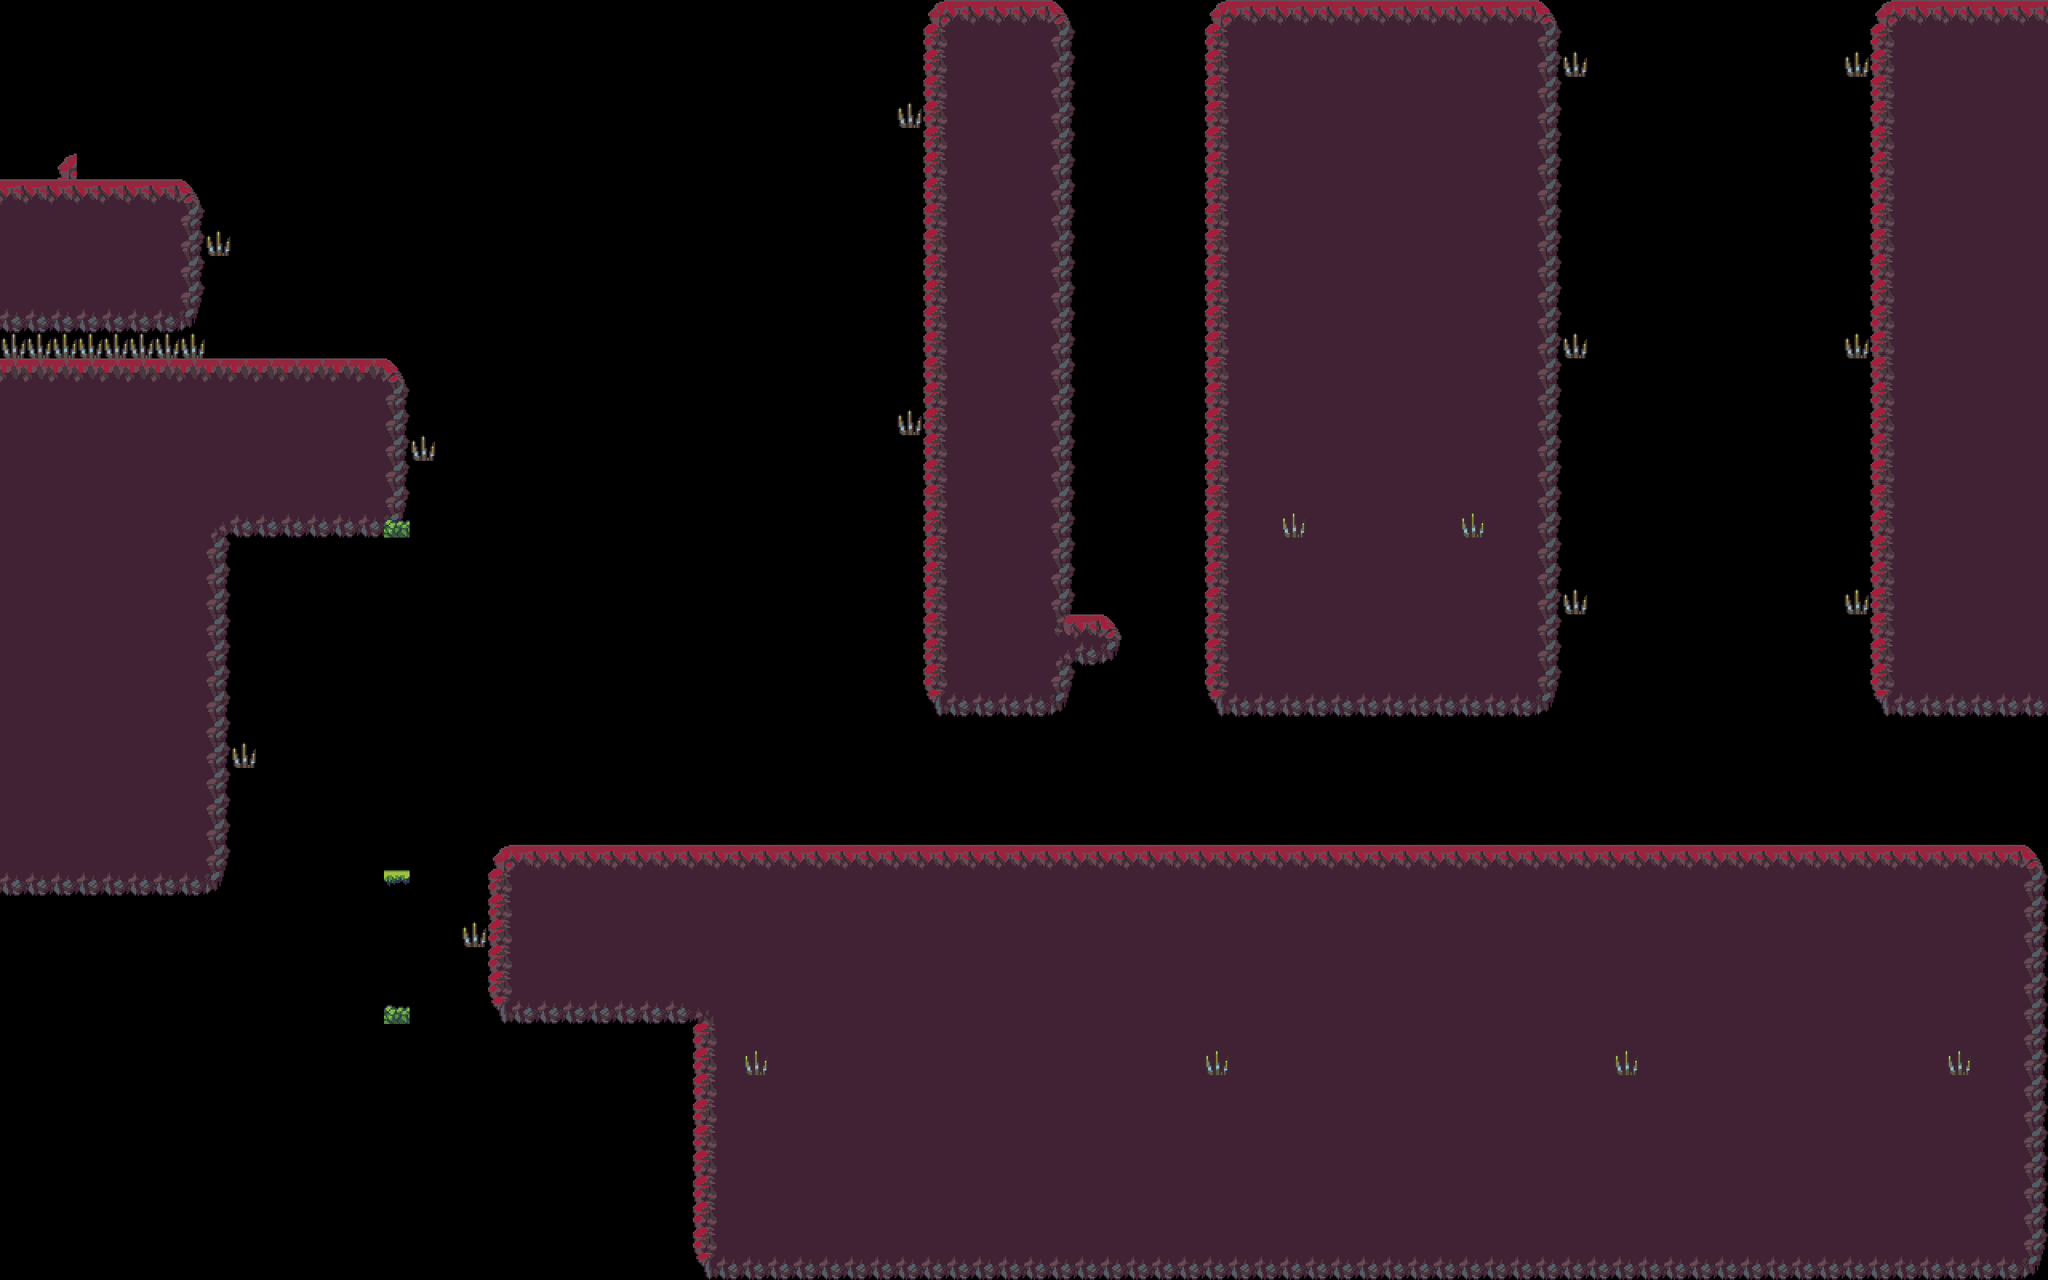

The image is a tile-based game level rendered from a .tmx file. Its description and source (layers, tilesets, objects; grid data summarised) follow:
An orthogonal 80x50 tile map with 32x32 px tiles, 6 tile layers (terrain, player, lights, movingPlats, ...).

<map version="1.9" tiledversion="1.9.2" orientation="orthogonal" renderorder="right-down" width="80" height="50" tilewidth="32" tileheight="32" infinite="0" nextlayerid="7" nextobjectid="1">
 <editorsettings>
  <export target="../2/level_0.csv" format="csv" />
 </editorsettings>
 <tileset firstgid="1" source="Tileset.tsx" />
 <layer id="1" name="terrain" width="80" height="50">
  <data>[4000 cells, 2011 non-empty, 14 distinct tile ids]</data>
 </layer>
 <layer id="2" name="player" width="80" height="50">
  <data>[4000 cells, 1 non-empty, 1 distinct tile ids]</data>
 </layer>
 <layer id="3" name="lights" width="80" height="50">
  <data>[4000 cells, 18 non-empty, 1 distinct tile ids]</data>
 </layer>
 <layer id="5" name="movingPlats" width="80" height="50">
  <data>[4000 cells, 1 non-empty, 1 distinct tile ids]</data>
 </layer>
 <layer id="6" name="constraints" width="80" height="50">
  <data>[4000 cells, 2 non-empty, 1 distinct tile ids]</data>
 </layer>
 <layer id="4" name="foreground" width="80" height="50">
  <data>[4000 cells, 0 non-empty, 0 distinct tile ids]</data>
 </layer>
</map>
